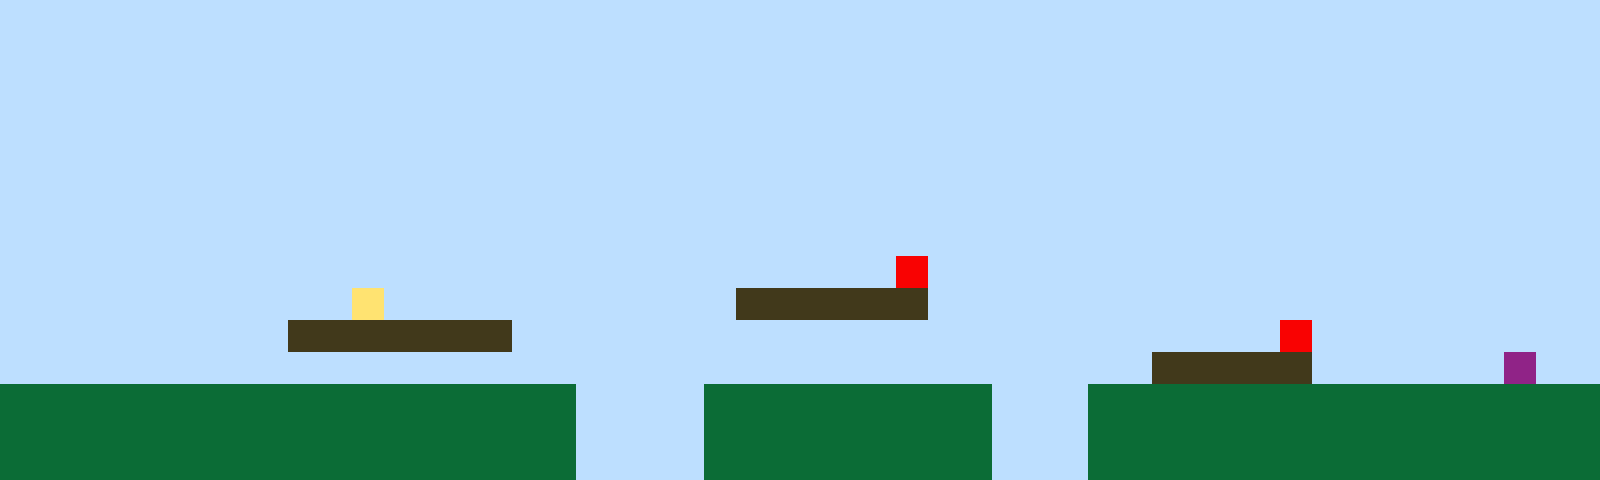

This game map was drawn from its Tiled (.tmx) file and the tilesets committed beside it. A one-line description and the full map source follow:
An orthogonal 50x15 tile map with 32x32 px tiles, 1 tile layer (Tile Layer 1).

<map version="1.10" tiledversion="1.11.2" orientation="orthogonal" renderorder="right-up" width="50" height="15" tilewidth="32" tileheight="32" infinite="0" nextlayerid="2" nextobjectid="1"><editorsettings><export target="map1.csv" format="csv" /></editorsettings><tileset firstgid="1" name="sprites" tilewidth="32" tileheight="32" tilecount="6" columns="3"><image source="sprites.png" width="96" height="64" /></tileset><layer id="1" name="Tile Layer 1" width="50" height="15"><data encoding="csv">1,1,1,1,1,1,1,1,1,1,1,1,1,1,1,1,1,1,1,1,1,1,1,1,1,1,1,1,1,1,1,1,1,1,1,1,1,1,1,1,1,1,1,1,1,1,1,1,1,1,1,1,1,1,1,1,1,1,1,1,1,1,1,1,1,1,1,1,1,1,1,1,1,1,1,1,1,1,1,1,1,1,1,1,1,1,1,1,1,1,1,1,1,1,1,1,1,1,1,1,1,1,1,1,1,1,1,1,1,1,1,1,1,1,1,1,1,1,1,1,1,1,1,1,1,1,1,1,1,1,1,1,1,1,1,1,1,1,1,1,1,1,1,1,1,1,1,1,1,1,1,1,1,1,1,1,1,1,1,1,1,1,1,1,1,1,1,1,1,1,1,1,1,1,1,1,1,1,1,1,1,1,1,1,1,1,1,1,1,1,1,1,1,1,1,1,1,1,1,1,1,1,1,1,1,1,1,1,1,1,1,1,1,1,1,1,1,1,1,1,1,1,1,1,1,1,1,1,1,1,1,1,1,1,1,1,1,1,1,1,1,1,1,1,1,1,1,1,1,1,1,1,1,1,1,1,1,1,1,1,1,1,1,1,1,1,1,1,1,1,1,1,1,1,1,1,1,1,1,1,1,1,1,1,1,1,1,1,1,1,1,1,1,1,1,1,1,1,1,1,1,1,1,1,1,1,1,1,1,1,1,1,1,1,1,1,1,1,1,1,1,1,1,1,1,1,1,1,1,1,1,1,1,1,1,1,1,1,1,1,1,1,1,1,1,1,1,1,1,1,1,1,1,1,1,1,1,1,1,1,1,1,1,1,1,1,1,1,1,1,1,1,1,1,1,1,1,1,1,1,1,1,1,1,1,1,1,1,1,1,1,1,1,1,1,1,1,1,1,1,1,1,1,1,1,1,1,1,1,1,1,1,1,1,1,1,1,1,1,1,1,1,1,1,1,1,1,1,5,1,1,1,1,1,1,1,1,1,1,1,1,1,1,1,1,1,1,1,1,1,1,1,1,1,1,1,1,1,1,1,1,4,1,1,1,1,1,1,1,1,1,1,1,3,3,3,3,3,3,1,1,1,1,1,1,1,1,1,1,1,1,1,1,1,1,1,1,1,1,1,1,1,1,1,1,1,1,1,1,3,3,3,3,3,3,3,1,1,1,1,1,1,1,1,1,1,1,1,1,1,1,1,1,1,1,1,1,1,1,1,5,1,1,1,1,1,1,1,1,1,1,1,1,1,1,1,1,1,1,1,1,1,1,1,1,1,1,1,1,1,1,1,1,1,1,1,1,1,1,1,1,1,1,1,1,1,3,3,3,3,3,1,1,1,1,1,1,6,1,1,2,2,2,2,2,2,2,2,2,2,2,2,2,2,2,2,2,2,1,1,1,1,2,2,2,2,2,2,2,2,2,1,1,1,2,2,2,2,2,2,2,2,2,2,2,2,2,2,2,2,2,2,2,2,2,2,2,2,2,2,2,2,2,2,2,2,2,2,1,1,1,1,2,2,2,2,2,2,2,2,2,1,1,1,2,2,2,2,2,2,2,2,2,2,2,2,2,2,2,2,2,2,2,2,2,2,2,2,2,2,2,2,2,2,2,2,2,2,1,1,1,1,2,2,2,2,2,2,2,2,2,1,1,1,2,2,2,2,2,2,2,2,2,2,2,2,2,2,2,2</data></layer></map>
